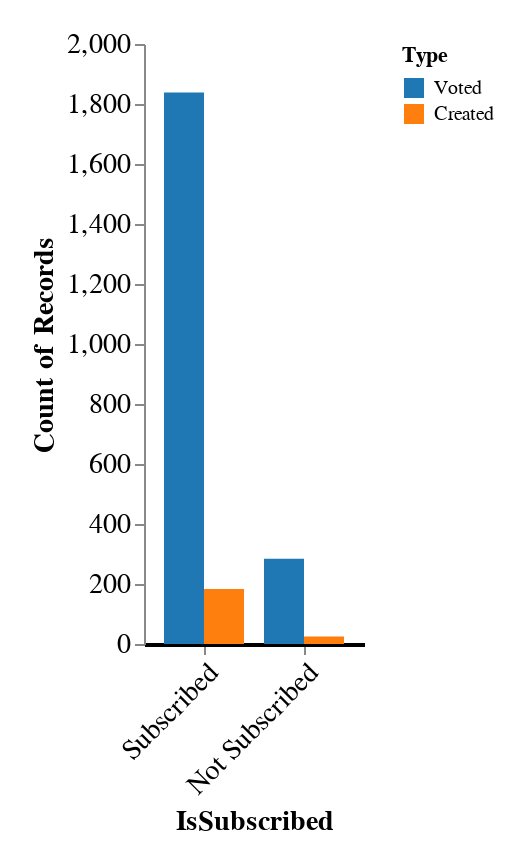

Source (notebook cell):
### Code cell
ch = alt.Chart(subbed_df).mark_bar().encode(
    x=alt.X("IsSubscribed:N", sort="-y", axis=alt.Axis(labelAngle=-45, labelExpr="datum.value == 0 ? 'Not Subscribed' : 'Subscribed'")),
    xOffset="Type",
    y=alt.Y("count()", axis=alt.Axis(grid=False)),
    color=alt.Color("Type:N", scale=alt.Scale(domain=["Voted", "Created"],range=["#1f77b4", "#ff7f0e"])),
    tooltip=["count()"]
).configure(
    padding={"left": 15, "right": 15, "top": 15, "bottom": 15},
    title={"fontSize": 18},
).configure_view(
    stroke=None,
).configure_axisX(
    labelFontSize=14,
    titleFontSize=14,
    grid=False,  # Remove the grid
    domainWidth=2,  # Set the width of the axis line
    domainColor="#000"  # Set the color of the axis line
).configure_axisY(
    labelFontSize=14,
    titleFontSize=14,
    grid=False,  # Remove the grid
)

# Save the chart
ch.save("figures/voted_vs_created/altair_subbed.html")
# ch.save("figures/voted_vs_created/altair_subbed.png")

ch

### Figure 1 — Vega-Lite specification as saved in the notebook (floating-point values rounded to 4 significant figures; data arrays with more than 128 entries replaced by an {"elided": "..."} marker saying what was removed)
{"config": {"view": {"continuousWidth": 300, "continuousHeight": 300, "stroke": null}, "axisX": {"domainColor": "#000", "domainWidth": 2, "grid": false, "labelFontSize": 14, "titleFontSize": 14}, "axisY": {"grid": false, "labelFontSize": 14, "titleFontSize": 14}, "padding": {"left": 15, "right": 15, "top": 15, "bottom": 15}, "title": {"fontSize": 18}}, "data": {"name": "data-a7fe4fe5f0ae758d7e07922cb1c26e94"}, "mark": {"type": "bar"}, "encoding": {"color": {"field": "Type", "scale": {"domain": ["Voted", "Created"], "range": ["#1f77b4", "#ff7f0e"]}, "type": "nominal"}, "tooltip": [{"aggregate": "count", "type": "quantitative"}], "x": {"axis": {"labelAngle": -45, "labelExpr": "datum.value == 0 ? 'Not Subscribed' : 'Subscribed'"}, "field": "IsSubscribed", "sort": "-y", "type": "nominal"}, "xOffset": {"field": "Type", "type": "nominal"}, "y": {"aggregate": "count", "axis": {"grid": false}, "type": "quantitative"}}, "$schema": "https://vega.github.io/schema/vega-lite/v5.15.1.json", "datasets": {"data-a7fe4fe5f0ae758d7e07922cb1c26e94": {"elided": "2330 records"}}}
